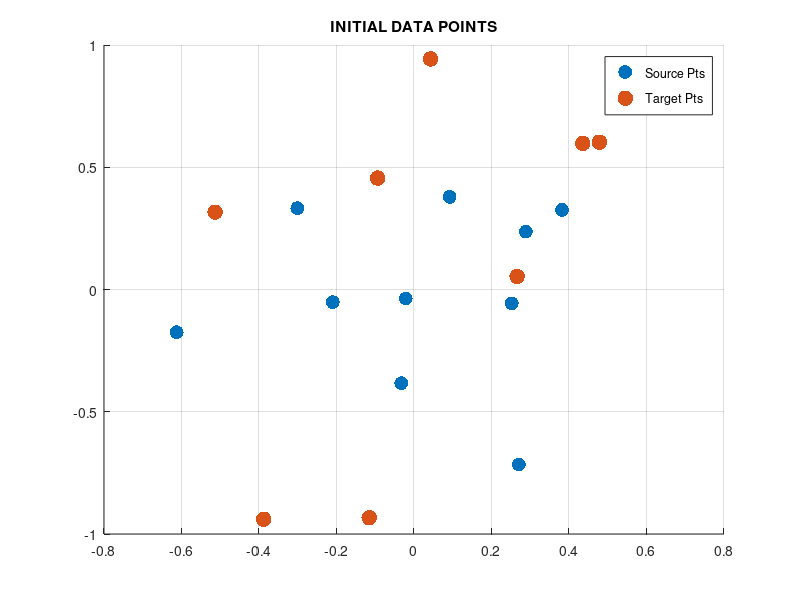

Write the MATLAB code that produced this figure. (Note: this script raises an error after producing the figure.)
% DISCRETE PARTIAL OPTIMAL TRANSPORT USING BRANCH & CUT ON IMPLICIT MINIMAX
% ALONG WITH THRESHOLDING

% DISCRETE SOURCE AND TARGET COORDINATES
rng("default")
mu_x = [0 0];
sigma_x = [0.25 0; 0 0.25];
source = mvnrnd(mu_x, sigma_x, 10);
target = mvnrnd(mu_x, sigma_x, 8);

%{
% SOURCE DATA - TWO MOONS
N_half = 10; % Number of points per semi-circle
theta = linspace(0, pi, N_half)'; % Angles for semicircle

source_upper = [cos(theta), sin(theta)] * 0.5;
source_lower = [cos(theta) + 1, sin(theta) - 0.5]* 0.5 * [cosd(180) -sind(180); sind(180) cosd(180)];
source = [source_upper; source_lower] + [0.25, 0];
source = source + 0.02 * randn(size(source));

% TARGET DATA
target = source * [cosd(45) -sind(45); sind(45) cosd(45)];
addition = mvnrnd([2, -2], [0.01, 0; 0, 0.01], 3);
target = [target; addition];
%}

% LAMBDA CLOSER TO 0 --> EXTREME PARTIAL
% IF ITERATION IS HIGH ENOUGH, LAMBDA IS ESSENTIALLY IGNORED (HMM)
lambda = 0.01;
epsilon = 1/(max(length(source), length(target))) * 1/4;
%epsilon = 0.01;
eta = 4;
iters = 50;

% Define the distributions
p = ones(size(source, 1), 1);
p = p./sum(p); % NORMALIZED
q = ones(size(target, 1), 1);
q = q./sum(q); % NORMALIZED

% PLOT ORIGINAL DATA
figure();
hold on;
scatter(source(:,1), source(:,2), p*1000, 'filled', 'blue');
scatter(target(:,1), target(:,2), q*1000, 'filled', 'red');
legend('Source Pts', 'Target Pts');
title("INITIAL DATA POINTS")
grid on;
hold off;

% START TIMER FOR ALGORITHM %%%%%%%%%%%%%%%%%%%%%%%%%%%%%%%%%%%%%%%%%%%%%%%
tic

format long
[T, c, p_new, q_new, alpha, beta] = branch(source, target, p, q, eta, lambda, epsilon, iters);

T(T < 0.005) = 0;
T = T./sum(T, "all");

p_new(p_new <= epsilon) = 0;
q_new(q_new <= epsilon) = 0;


% END TIMER
runtime = toc;

fprintf('Optimal transport plan: total cost = %f\n', c)
%disp(T);
fprintf('Alpha: %f\n', alpha);
fprintf('Beta: %f\n', beta);

disp('New mass at source points')
disp(p_new)
disp('New mass at target points')
disp(q_new)

% DISPLAY RUNTIME
disp(['ALGO RUNTIME: ' num2str(runtime) ' sec'])


% PLOT ORIGINAL DATA
for i=1:length(p)
    if p(i,:) <= 1e-6
        p(i,:) = nan;
    end
end

for i=1:length(q)
    if q(i,:) <= 1e-6
        q(i,:) = nan;
    end
end

%{
figure();
hold on;
scatter(source(:,1), source(:,2), p*1000, 'filled', 'blue');
scatter(target(:,1), target(:,2), q*1000, 'filled', 'red');
legend('Source Pts', 'Target Pts');
title("INITIAL DATA POINTS")
grid on;
hold off;
%}

for i=1:length(p_new)
    if p_new(i,:) <= 1e-6
        p_new(i,:) = nan;
    end
end

for i=1:length(q_new)
    if q_new(i,:) <= 1e-6
        q_new(i,:) = nan;
    end
end

% PLOTTING NEW DATA
figure();
hold on;
scatter(source(:,1), source(:,2), p*1000, 'filled', 'blue');
scatter(source(:,1), source(:,2), p_new*1000, 'filled', 'green');
scatter(target(:,1), target(:,2), q*1000, 'filled', 'red');
scatter(target(:,1), target(:,2), q_new*1000, 'filled', 'magenta');
% Draw arrows from X to Y based on the transport matrix
for i = 1:size(source,1)
    for j = 1:size(target,1)
        if T(j,i) >= 1e-6  % Draw an arrow if the transport amount is greater than zero
            quiver(source(i,1), source(i,2), ...
                target(j,1) - source(i,1), target(j,2) - source(i,2), ...
                0, 'g', 'LineWidth', 2, 'MaxHeadSize', 0.5);
        end
    end
end
legend('Leftover Source Pts', 'Subsampled Source Pts', 'Leftover Target Pts', 'Subsampled Target Pts');
title("PARTIAL TRANSPORT MAP - THRESHOLDING")
grid on;


%% TRANSPORT HELPER FUNCTIONS
function mass = normalize(mass)
    % Normalize probability mass distribution
    mass = mass / sum(mass);
end

function [c, y, A_eq, A_ineq, b_eq, b_ineq, M, N] = constraints(source, target, lambda, p, q)
    % COST MATRIX
    %C = computeCostMatrix(source, target);
    C = pdist2(source, target);
    [N, M] = size(C);
    
    % FLATTEN COST INTO FORM FOR LINPROG, ADD ZEROS FOR A_NEW AND B_NEW,
    % ADD TWO LAMBDAS FOR PENALTY TERM
    C_flat = reshape(C.',1,[]).';
    c = [C_flat; zeros(N+M, 1); lambda; lambda];

    % NORMALIZE P AND Q
    p = normalize(p);
    q = normalize(q);

    % EQUALITY CONSTRAINT Aeq
    Aeq_1 = [kron(eye(N), ones(1, M)); kron(ones(1, N), eye(M)); zeros(2, M*N)];
    Aeq_2 = [[diag(-1*ones(N+M, 1)); ones(1, N), zeros(1, M); zeros(1, N), ones(1, M)], zeros(M+N+2, 2)];
    A_eq = [Aeq_1, Aeq_2];

    % EQUALITY CONSTRAINT Beq
    b_eq = [zeros(N+M, 1); ones(2, 1)];

    % INEQUALITY CONSTRAINTS FOR P <= ALPHA*P_NEW, Q <= BETA*Q_NEW
    A_ineq = [zeros(N+M, M*N), diag(ones(N+M, 1)), [-1.*p(:); zeros(M, 1)], [zeros(N, 1); -1.*q(:)]];
    b_ineq = [zeros(N+M, 1)];

    % TO ENFORCE ALPHA AND BETA >= 1
    lb_alpha = [zeros(1, N*M + N + M), -1, 0];
    lb_beta = [zeros(1, N*M + N + M), 0, -1];
    
    % WANT AX <= b: MAKE NEGATIVE
    A_ineq = [A_ineq; lb_alpha; lb_beta];
    b_ineq = [b_ineq; -1; -1];

    y = [ones(2*N + 2*M + 4, 1)]/(2*M + 2*M + 4);
end

function L = lagrangian(c, x, y_eq, y_ineq, A_eq, A_ineq, b_eq, b_ineq)
    L = c'*x.^2 + y_eq'*(A_eq*x.^2 - b_eq) + y_ineq.^2'*(A_ineq*x.^2 - b_ineq);
end

%% FOR GRADIENT DESCENT
function G = gradient(c, x, y_eq, y_ineq, A_eq, A_ineq, b_eq, b_ineq)
    % FIRST ORDER PARTIAL DERIVATIVES OF LAGRANGIAN
    Lx = 2 * (c + A_eq'*y_eq + A_ineq'*(y_ineq.^2)) .* x;
    Ly_eq = (A_eq*x.^2 - b_eq);
    Ly_ineq = 2 * (A_ineq*x.^2 - b_ineq) .* y_ineq;

    % GRADIENT MATRIX
    G = [Lx; Ly_ineq; Ly_eq];
end

function H = hessian(c, x, y_eq, y_ineq, A_eq, A_ineq, b_eq, b_ineq)
    w = y_ineq;
    y = y_eq;

    % SECOND ORDER PARTIAL DERIVATIVE MATRICES
    Lxx = 2 * diag(c + A_eq'*y + A_ineq'*(w.^2));
    Lxy = 2 * diag(x) * A_eq';
    Lxw = 4 * diag(x) * A_ineq' * diag(w);

    Lyx = 2 * A_eq * diag(x);
    Lyy = zeros(length(y));
    Lyw = zeros(length(y), length(w));

    Lwx = 4 * diag(w) * A_ineq * diag(x);
    Lwy = zeros(length(w), length(y));
    Lww = 2 * diag(A_ineq*x.^2 - b_ineq);

    % HESSIAN
    H = [Lxx, Lxw, Lxy; 
        Lwx, Lww, Lwy;
        Lyx, Lyw, Lyy];
end

function Z_next = grad_descent(c, Z_curr, A_eq, A_ineq, b_eq, b_ineq, eta, N, M)
    % COMPUTE NEW X AND Y VIA IMPLICIT TWISTED GRAD DESCENT
    x_curr = Z_curr(1:M*N + N + M + 2);
    y_curr = Z_curr(M*N + N + M + 3:end);
    y_ineq_curr = y_curr(1:N+M+2);
    y_eq_curr = y_curr(N+M+3:end);

    J = blkdiag(eye(length(x_curr)), -eye(length(y_curr)));
    G = gradient(c, x_curr, y_eq_curr, y_ineq_curr, A_eq, A_ineq, b_eq, b_ineq);
    H = hessian(c, x_curr, y_eq_curr, y_ineq_curr, A_eq, A_ineq, b_eq, b_ineq);
    L_curr = lagrangian(c, x_curr, y_eq_curr, y_ineq_curr, A_eq, A_ineq, b_eq, b_ineq);

    % BACKTRACKING LINE SEARCH FOR LEARNING RATE TUNING
    % SET INITIAL LEARNING RATE TO OLD ETA * CONSTANT FOR GROWTH
    Z_next = Z_curr - eta * J * G;
    x_next = Z_next(1:M*N + N + M + 2);

    y_next = Z_next(M*N + N + M + 3:end);
    y_ineq_next = y_next(1:N+M+2);
    y_eq_next = y_next(N+M+3:end);

    Lx_next = lagrangian(c, x_next, y_eq_curr, y_ineq_curr, A_eq, A_ineq, b_eq, b_ineq);
    Ly_next = lagrangian(c, x_curr, y_eq_next, y_ineq_next, A_eq, A_ineq, b_eq, b_ineq);

    % ITERATIVELY SHRINK LEARNING RATE BY HALF
    const = 1e-3;
    while Lx_next < L_curr + const*eta*norm(G, 2)^2 && Ly_next > L_curr + const*eta*norm(G, 2)^2
        eta = eta / 2;
        Z_next = Z_curr - eta * J * G;
        x_next = Z_next(1:M*N + N + M + 2);

        y_next = Z_next(M*N + N + M + 3:end);
        y_ineq_next = y_next(1:N+M+2);
        y_eq_next = y_next(N+M+3:end);
    
        Lx_next = lagrangian(c, x_next, y_eq_curr, y_ineq_curr, A_eq, A_ineq, b_eq, b_ineq);
        Ly_next = lagrangian(c, x_curr, y_eq_next, y_ineq_next, A_eq, A_ineq, b_eq, b_ineq);
    end

    % UPDATE
    Z_next = Z_curr - eta*(J + eta * H) \ G;
end


%% REGULAR OPTIMAL TRANSPORT
function [T, fval] = OT(X, Y, p, q)
    % COST MATRIX MADE WITH FROBENIUS NORM
    C = pdist2(X, Y);
    [N, M] = size(C);

    % OBJECTIVE FUNCTION: FLATTEN COST MATRIX
    C_flat = reshape(C.',1,[]).';
    f = C_flat;

    % EQUALITY CONSTRAINTS
    Aeq = [kron(eye(N), ones(1, M)); kron(ones(1, N), eye(M))];
    beq = [p; q];

    % LOWER BOUNDS FOR NON-NEGATIVE CONSTRAINTS
    lb = zeros(N * M, 1);

    % USE MATLAB LINPROG SOLVER
    options = optimoptions('linprog', 'Algorithm', 'dual-simplex');
    [Tvec, fval] = linprog(f, [], [], Aeq, beq, lb, [], options);

    % RESHAPE SOLN BACK INTO MATRIX FORM
    T = reshape(Tvec, [M, N]);
end


%% PARTIAL OPTIMAL TRANSPORT
function [T, cval, p_new, q_new, alpha, beta] = partialOT(c, y, A_ineq, b_ineq, Aeq, beq, p, q, eta, M, N, iters)
    % MINIMAX OVER THESE
    T_init = (ones(M*N, 1)/(M*N)).^1/2;
    p_init = p.^2;
    q_init = q.^2;
    alpha = 1;
    beta = 1;

    x = [T_init; p_init; q_init; alpha; beta];
    Z = [x; y];

    iter = 1;
    while iter < iters
        Z = grad_descent(c, Z, Aeq, A_ineq, beq, b_ineq, eta, N, M);
        x = Z(1:M*N + N + M + 2);
        iter = iter+1;
    end

    % GETTING RELEVANT VALUES FROM X
    X = x.^2;
    cval = c'*X;
    T = reshape(X(1:N*M), [M, N]);
    
    p_new = normalize(X(N*M+1:N*M+N));
    q_new = normalize(X(N*M+N+1:N*M+N+M));

    alpha = X(N*M+N+M+1);
    beta = X(N*M+N+M+2);
end

%% HELPER FUNCTIONS FOR BRANCH AND CUT
% ADD NEW CONSTRAINT MATRICES FOR BRANCHES
function [p, q] = update(p, q, index, nudge, letter)
    % COMPLETELY REMOVE CONSTRAINT BASED ON BRANCH AT CERTAIN INDEX
    if letter == "p" 
        % P_NEW = 0 CONSTRAINT
        p(index) = 0;
        if nudge == false
            % P_NEW = ALPHA*P CONSTRAINT
            p(index) = max(p);
        end
    elseif letter == "q"
        % Q_NEW = 0 CONSTRAINT
        q(index) = 0;
        if nudge == false
            % Q_NEW = BETA*Q CONSTRAINT
            q(index) = max(q);
        end
    end
    p = normalize(p);
    q = normalize(q);
end

% CHANGE MASS TO ZERO AT CERTAIN INDEX
function [p_or_q_original, seen] = threshold(p_or_q, p_or_q_next, epsilon, letter, seen)
    % UNIFORM MASS
    nonzero_indices = find(p_or_q ~= 0);
    nonzero_count = numel(nonzero_indices);
    unif = 1 / nonzero_count;

    % LOOP AND UPDATE SEEN VALUES
    for i = 1:length(p_or_q)
        if any(cellfun(@(x) isequal(x, [letter, i]), seen))
            continue;
        else
            if p_or_q_next(i) <= epsilon
                p_or_q(i) = 0;
                seen{end+1} = [letter, i];
            elseif p_or_q_next(i) >= unif - epsilon
                p_or_q(i) = unif;
                seen{end+1} = [letter, i];
            end
        end
    end
    p_or_q_original = normalize(p_or_q);
end

% FIX VALUE TO ZERO OR MAX IF NOT ALREADY DONE - TO HANDLE EDGE CASE
function p_or_q_update = fix(p_or_q, p_or_q_next, epsilon, index)
    nonzero_indices = find(p_or_q ~= 0);
    nonzero_count = numel(nonzero_indices);
    unif = 1 / nonzero_count;

    value = p_or_q_next(index);
    if abs(value - epsilon) < abs(unif - epsilon - value)
        p_or_q(index) = 0;
    else
        p_or_q(index) = unif;
    end
    p_or_q_update = normalize(p_or_q);
end


% RETURN INDEX OF SMALLEST NON-ZERO VALUE
function [min_val, index] = find_branch(p_or_q, letter, seen, epsilon)
    % BASE CASE IF NONE ARE PARTIAL
    index = nan;
    min_val = inf;
    
    % LOOP TO FIND WHERE VALUE IS NOT WITHIN THRESHOLD VALUES
    for i=1:length(p_or_q)
        % IF MASS APPROX. ZERO OR PAIR HAS ALREADY BEEN CONSTRAINED, CONTINUE
        if p_or_q(i) == 0
            continue;
        % IF INDEX HAS BEEN SEEN ALREADY
        elseif any(cellfun(@(x) isequal(x, [letter, i]), seen))
            fprintf("IGNORING %s, INDEX %d\n", letter, i)
            continue;
        elseif p_or_q(i) < min_val && p_or_q(i) > epsilon 
            index = i;
            min_val = p_or_q(i);
        end
    end
end

%% FINAL BRANCH AND CUT PROCEDURE
function [T_best, cval_best, p_best, q_best, alpha_best, beta_best] = branch(source, target, p, q, mu, lambda, epsilon, iters)
    % CREATE CONSTRAINT MATRICES
    [c, y, Aeq, A_ineq, beq, b_ineq, M, N] = constraints(source, target, lambda, p, q);

    % INITIAL RUN
    [~, ~, p_new, q_new, ~, ~] = partialOT(c, y, A_ineq, b_ineq, Aeq, beq, p, q, mu, M, N, iters);
    
    disp("INITIAL PARTIAL TRANSPORT")
    disp([p, p_new])
    disp([q, q_new])

    % TRACK COMBOS OF INDEX AND LETTER THAT HAVE BEEN SET OR NUDGED TO MAX OR ZERO
    seen = {};

    % APPLY INITIAL THRESHOLD
    [p, seen] = threshold(p, p_new, epsilon, "p", seen);
    [q, seen] = threshold(q, q_new, epsilon, "q", seen);
    [T, cval, p_new, q_new, alpha, beta] = partialOT(c, y, A_ineq, b_ineq, Aeq, beq, p, q, mu, M, N, iters);
    
    disp("AFTER INITIAL THRESHOLDING")
    disp([p, p_new])
    disp([q, q_new])

    % TRACK BEST VALUES
    valid_solns = {};

    % STACK TO STORE SUBPROBLEMS
    stack = {};

    % PICK WHETHER TO BRANCH P OR Q
    [p_val, p_index] = find_branch(p_new, "p", seen, epsilon);
    [q_val, q_index] = find_branch(q_new, "q", seen, epsilon);

    if ~isnan(p_index) || ~isnan(q_index)

        if p_val/max(p_new) >= q_val/max(q_new)
            letter = "q";
            index = q_index;
        else
            letter = "p";
            index = p_index;
        end
        seen{end+1} = [letter, index];

        % COMPUTE REGULAR OPTIMAL TRANSPORT COST SO NO PARTIAL RESULTS
        % BRANCH 1 - NUDGE TO ZERO
        [p, q] = update(p, q, index, true, letter);
        [T0, cval0, p0, q0, a0, b0] = partialOT(c, y, A_ineq, b_ineq, Aeq, beq, p, q, mu, M, N, iters);
        fprintf("%s NUDGE INDEX %d TO ZERO: COST = %f\n", letter, index, cval0)

        [p_update0, seen] = threshold(p, p0, epsilon, "p", seen);
        [q_update0, seen] = threshold(q, q0, epsilon, "q", seen);
        disp([p_new, p, p0])
        disp([q_new, q, q0])
        
        % BRANCH 2 - NUDGE TO ALPHA*P_NEW OR BETA*Q_NEW
        [p, q] = update(p, q, index, false, letter);
        [T1, cval1, p1, q1, a1, b1] = partialOT(c, y, A_ineq, b_ineq, Aeq, beq, p, q, mu, M, N, iters);
        fprintf("%s NUDGE INDEX %d TO MAX: COST = %f\n", letter, index, cval1)

        [p_update1, seen] = threshold(p, p1, epsilon, "p", seen);
        [q_update1, seen] = threshold(q, q1, epsilon, "q", seen);
        disp([p_new, p, p1])
        disp([q_new, q, q1])

        if cval0 <= cval1
            % FIX TO ZERO - IF NOT ALREADY DONE
            if letter == "p"
                p_update0 = fix(p_update0, p0, epsilon, index);
            elseif letter == "q"
                q_update0 = fix(q_update0, q0, epsilon, index);
            end
            newSubproblem0 = struct('T',T0, 'y', y, 'p_new',p0, 'q_new',q0, ...
                                    'alpha',a0, 'beta',b0, 'cval',cval0, ...
                                    'Aeq',Aeq, 'beq',beq, ...
                                    'p',p_update0, 'q',q_update0);
            stack{end+1} = newSubproblem0;
        else
            % FIX TO MAX - IF NOT ALREADY DONE
            if letter == "p"
                p_update1 = fix(p_update1, p1, epsilon, index);
            elseif letter == "q"
                q_update1 = fix(q_update1, q1, epsilon, index);
            end
            newSubproblem1 = struct('T',T1, 'y', y, 'p_new',p1, 'q_new',q1, ...
                                    'alpha',a1, 'beta',b1, 'cval',cval1, ...
                                    'Aeq',Aeq, 'beq',beq, ...
                                    'p',p_update1, 'q',q_update1);
            stack{end+1} = newSubproblem1;
        end

    else
        valid_solns{end+1} = struct('T',T, 'y', y, 'p_new',p_new, 'q_new',q_new, ...
                                    'alpha',alpha, 'beta',beta, 'cval',cval, ...
                                    'Aeq',Aeq, 'beq',beq, 'p',p, 'q',q);
    end

    % WHILE THERE ARE SUBPROBLEMS TO CHECK
    while ~isempty(stack)
        subproblem = stack{end};
        stack(end) = [];
        p_new = subproblem.p_new;
        q_new = subproblem.q_new;
        Aeq_next = subproblem.Aeq;
        beq_next = subproblem.beq;
        y_next = subproblem.y;
        p = subproblem.p;
        q = subproblem.q;

        % CREATE NEW BRANCH OUT OF BEST MASSES
        [p_val, p_index] = find_branch(p_new, "p", seen, epsilon);
        [q_val, q_index] = find_branch(q_new, "q", seen, epsilon);
    
        if ~isnan(p_index) || ~isnan(q_index)
            for i=1:length(seen)
                pair = seen{i};
                if isequal(["p", p_index], pair) || isequal(["q", q_index], pair)
                    continue
                elseif isequal(["p", p_index], pair) && ~isequal(["q", q_index], pair)
                    letter = "q";
                    index = q_index;
                elseif ~isequal(["p", p_index], pair) && isequal(["q", q_index], pair)
                    letter = "p";
                    index = p_index;
                else
                    if p_val/max(p_new) >= q_val/max(q_new)
                        letter = "q";
                        index = q_index;
                    else
                        letter = "p";
                        index = p_index;
                    end
                end
            end
            seen{end+1} = [letter, index];
            fprintf("ADDING %s, INDEX %d\n", letter, index)

            % BRANCH 1 - NUDGE TO ZERO
            [p, q] = update(p, q, index, true, letter);
            [T0, cval0, p0, q0, a0, b0] = partialOT(c, y, A_ineq, b_ineq, Aeq, beq, p, q, mu, M, N, iters);
            fprintf("%s NUDGE INDEX %d TO ZERO: COST = %f\n", letter, index, cval0)

            [p_update0, seen] = threshold(p, p0, epsilon, "p", seen);
            [q_update0, seen] = threshold(q, q0, epsilon, "q", seen);
            disp([p_new, p, p0])
            disp([q_new, q, q0])
            
            % BRANCH 2 - NUDGE TO ALPHA*P_NEW OR BETA*Q_NEW
            [p, q] = update(p, q, index, false, letter);
            [T1, cval1, p1, q1, a1, b1] = partialOT(c, y, A_ineq, b_ineq, Aeq, beq, p, q, mu, M, N, iters);
            fprintf("%s NUDGE INDEX %d TO MAX: COST = %f\n", letter, index, cval1)

            [p_update1, seen] = threshold(p, p1, epsilon, "p", seen);
            [q_update1, seen] = threshold(q, q1, epsilon, "q", seen);
            disp([p_new, p, p1])
            disp([q_new, q, q1])
            
            % AFTER THRESHOLDING, THEN WHICHEVER INDEX IS NUDGED, MUST FIX
            % IT TO DIRECTION OF LEAST COST
            if cval0 <= cval1
                % FIX TO ZERO - IF NOT ALREADY DONE
                if letter == "p"
                    p_update0 = fix(p_update0, p0, epsilon, index);
                elseif letter == "q"
                    q_update0 = fix(q_update0, q0, epsilon, index);
                end
                newSubproblem0 = struct('T',T0, 'y', y, 'p_new',p0, 'q_new',q0, ...
                                        'alpha',a0, 'beta',b0, 'cval',cval0, ...
                                        'Aeq',Aeq, 'beq',beq, ...
                                        'p',p_update0, 'q',q_update0);
                stack{end+1} = newSubproblem0;
            else
                % FIX TO MAX - IF NOT ALREADY DONE
                if letter == "p"
                    p_update1 = fix(p_update1, p1, epsilon, index);
                elseif letter == "q"
                    q_update1 = fix(q_update1, q1, epsilon, index);
                end
                newSubproblem1 = struct('T',T1, 'y', y, 'p_new',p1, 'q_new',q1, ...
                                        'alpha',a1, 'beta',b1, 'cval',cval1, ...
                                        'Aeq',Aeq, 'beq',beq, ...
                                        'p',p_update1, 'q',q_update1);
                stack{end+1} = newSubproblem1;
            end

        else
            % FIX ONE LAST EDGE CASE THAT FIXES BRANCH CUT POINTS TO A SIDE
            % PREVENTS UNENDING LOOP
            valid_solns{end+1} = subproblem;
        end
    end
    
    c_min = inf;
    min_index = inf;
    % FIND MINIMUM COST OF ALL VALID SOLNS - CORRESPONDS TO BEST SOLN
    disp("VALID SOLUTIONS")
    disp(valid_solns)
    for i = 1:length(valid_solns)
        if valid_solns{i}.cval < c_min
            c_min = valid_solns{i}.cval;
            min_index = i;
        end
    end
    % RETURN VALUES OF THE OPTIMAL SOLUTION
    optimal_soln = valid_solns{min_index};
    T_best = optimal_soln.T;
    cval_best = optimal_soln.cval;
    p_best = optimal_soln.p;
    q_best = optimal_soln.q;
    alpha_best = optimal_soln.alpha;
    beta_best = optimal_soln.beta;
    
    T(T <= 1e-6) = 0;
    p_best = p_new(p_new > 1e-6);
    q_best = q_new(q_new > 1e-6);

    %[T_best, cval_best] = OT(source, target, p_best, q_best);

end
